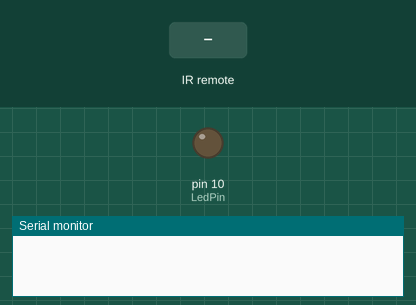
Simulated run of this sketch. Board: Arduino Leonardo, built with avr-gcc and run on an emulated ATmega32U4. On the bench: output pins drawn as LEDs (lit = HIGH), the last lines printed to the serial monitor. Inputs (shaded band) come from the test bench.

Above: at 1.2 s.
1.3 s: infrared code 0x1 received
At 1.38 s:
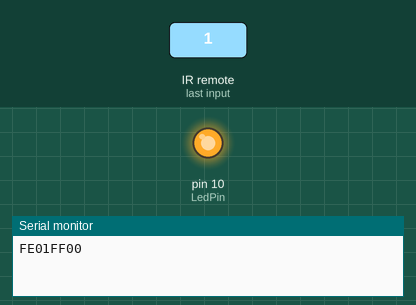
2.9 s: infrared code 0x2 received
At 3.9 s:
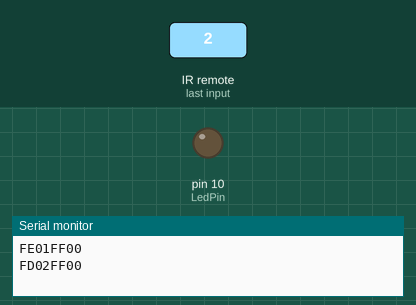
4.4 s: infrared code 0x3 received
At 4.51 s:
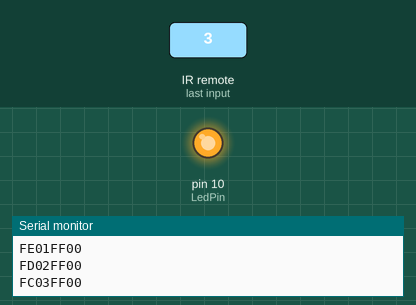
Timing chart, 0 to 7.4 s (numbered marks = the images above; inputs shaded):
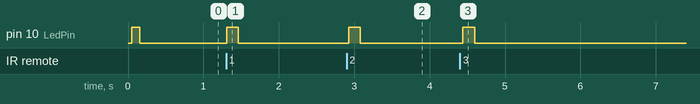

The sketch:

Machi_CenterModule_IR3.ino
```cpp
//街センターモジュール
//受光&USBMIDI

//#include <IRremote.h>
#include <IRremote.hpp> //IRremote.hppが最新verなのでこちらで
#include "MIDIUSB.h"

int IRSensPin = 5;
int IR_RECEIVE_PIN = 2;
const int LedPin = 10;

bool flag=0;

//mills系
unsigned long startTime;
unsigned long currentTime;
unsigned long checkTime;
const unsigned long period = 100; //led点灯時間

//IRrecv irrecv(IRSensPin); // 受信で使用するオブジェクトを作成 'irrecv'
//decode_results results;  // 受信情報の格納先を作成 'results'

void setup(){
  Serial.begin(115200);
  //irrecv.enableIRIn();     // 作成したオブジェクトで赤外線受信をスタート
  IrReceiver.begin(IR_RECEIVE_PIN, ENABLE_LED_FEEDBACK); // Start the receiver
  pinMode(LedPin,OUTPUT);
  startTime = millis();  //initial start time
  controlChange(0, 111, 70);
}

void loop() {
    currentTime = millis(); //時計

    if (IrReceiver.decode()&& flag ==0){ //受信したかどうかの確認 未受信＝0/受信＝1
    Serial.println(IrReceiver.decodedIRData.decodedRawData, HEX);
    //IrReceiver.printIRResultShort(&Serial); // optional use new print version

    //Serial.println(results.value, HEX); //16進表示
    //Serial.println(IrReceiver.decodedIRData.decodedRawData, HEX);
    //irrecv.resume();                    // .decode()の返り値をリセット
    IrReceiver.resume(); // Enable receiving of the next value

         if(IrReceiver.decodedIRData.decodedRawData ==0x1){noteOn(0, 37, 64);}   // Channel 0, middle C, normal velocity
    else if(IrReceiver.decodedIRData.decodedRawData ==0x2){noteOn(0, 38, 64);}   // Channel 0, middle C, normal velocity
    else if(IrReceiver.decodedIRData.decodedRawData ==0x3){noteOn(0, 39, 64);}  // Channel 0, middle C, normal velocity
    else if(IrReceiver.decodedIRData.decodedRawData ==0x4){noteOn(0, 40, 64);}   // Channel 0, middle C, normal velocity
    else if(IrReceiver.decodedIRData.decodedRawData ==0x5){noteOn(0, 41, 64);}   // Channel 0, middle C, normal velocity
    else if(IrReceiver.decodedIRData.decodedRawData ==0x6){noteOn(0, 42, 64);}   // Channel 0, middle C, normal velocity
    else {noteOn(0, 36, 64);}

    MidiUSB.flush();
    flag=1;
    checkTime = millis();
    }
    else{
    delay(50);
    noteOff(0, 35, 64);
    noteOff(0, 36, 64);  // Channel 0, middle C, normal velocity
    noteOff(0, 37, 64);  // Channel 0, middle C, normal velocity
    noteOff(0, 38, 64);
    noteOff(0, 39, 64);
    noteOff(0, 40, 64);
    noteOff(0, 41, 64);
    MidiUSB.flush();
    flag=0;
    }

  if(currentTime < checkTime+period){
    digitalWrite(LedPin,HIGH);
  }else{digitalWrite(LedPin,LOW);}

/*
  //Led点灯
  if(flag){
  if (currentTime - startTime >= period)//test whether the period has elapsed
    {
        digitalWrite(LedPin, !digitalRead(LedPin));//if so, change the state of the LED.
        startTime = currentTime;
    }
    }
*/
  }

void noteOn(byte channel, byte pitch, byte velocity) {
  midiEventPacket_t noteOn = {0x09, 0x90 | channel, pitch, velocity};
  MidiUSB.sendMIDI(noteOn);
}

void noteOff(byte channel, byte pitch, byte velocity) {
  midiEventPacket_t noteOff = {0x08, 0x80 | channel, pitch, velocity};
  MidiUSB.sendMIDI(noteOff);
}

void controlChange(byte channel, byte control, byte value) {
  midiEventPacket_t event = {0x0B, 0xB0 | channel, control, value};
  MidiUSB.sendMIDI(event);
}
```

Measured:
- after the input at 1.3 s, pin 10 (LedPin): LOW → HIGH at once, → LOW 0.16 s later
- after the input at 2.9 s, pin 10 (LedPin): LOW → HIGH at once, → LOW 0.16 s later
- after the input at 4.4 s, pin 10 (LedPin): LOW → HIGH at once, → LOW 0.16 s later
